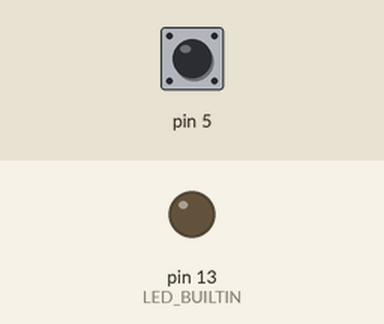
The sketch below on a simulated Arduino Uno, built with avr-gcc and run on an emulated ATmega328P. On the bench: output pins drawn as LEDs (lit = HIGH). The test bench sets the inputs (shaded band); at power-on: pin 5 HIGH.

Above: at 1.2 s.
1.3 s: pin 5 pulled LOW for 0.15 s
At 1.37 s:
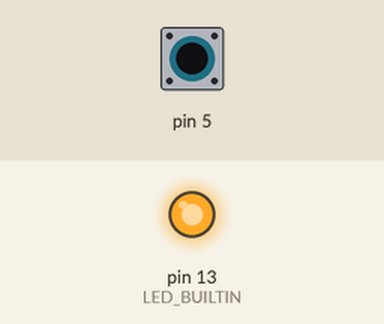
2.9 s: pin 5 pulled LOW for 3.2 s
At 6.4 s:
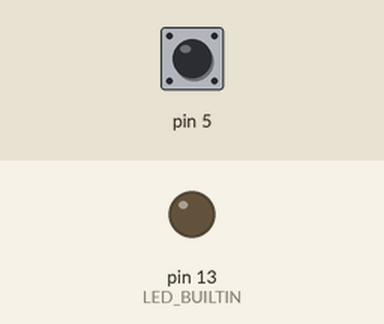
Timing chart, 0 to 7.9 s (numbered marks = the images above; inputs shaded):
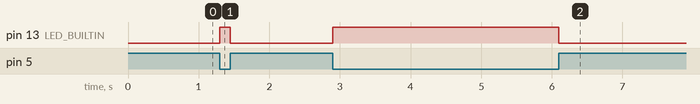

The sketch:

sketch_mar29a.ino
```cpp
void setup() {
  // put your setup code here, to run once:
  pinMode(LED_BUILTIN, OUTPUT);
  pinMode(5, INPUT_PULLUP);
}

void loop() {
  // put your main code here, to run repeatedly:
  int button = digitalRead(5);
  if (button == 0) digitalWrite(LED_BUILTIN, HIGH);
  else digitalWrite(LED_BUILTIN, LOW);
}
```

Measured:
- after the input at 1.3 s, pin 13 (LED_BUILTIN): LOW → HIGH at once, → LOW 0.15 s later
- after the input at 2.9 s, pin 13 (LED_BUILTIN): LOW → HIGH at once, → LOW 3.2 s later
